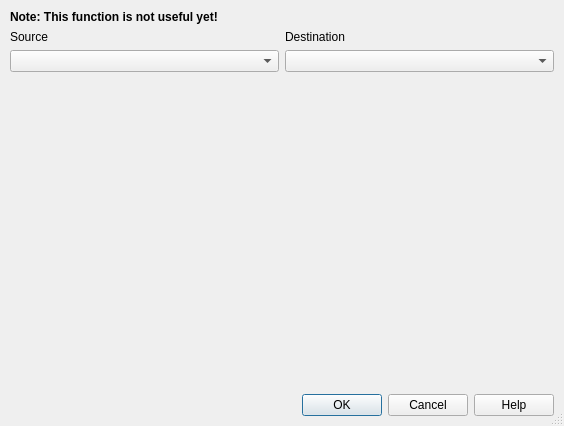
<?xml version="1.0" encoding="UTF-8"?>
<ui version="4.0">
 <class>QgsPasteTransformationsBase</class>
 <widget class="QDialog" name="QgsPasteTransformationsBase">
  <property name="geometry">
   <rect>
    <x>0</x>
    <y>0</y>
    <width>564</width>
    <height>426</height>
   </rect>
  </property>
  <property name="mouseTracking">
   <bool>true</bool>
  </property>
  <property name="windowTitle">
   <string>Paste Transformations</string>
  </property>
  <property name="sizeGripEnabled">
   <bool>true</bool>
  </property>
  <layout class="QVBoxLayout">
   <property name="spacing">
    <number>6</number>
   </property>
   <property name="leftMargin">
    <number>10</number>
   </property>
   <property name="topMargin">
    <number>10</number>
   </property>
   <property name="rightMargin">
    <number>10</number>
   </property>
   <property name="bottomMargin">
    <number>10</number>
   </property>
   <item>
    <widget class="QLabel" name="textLabel1_2">
     <property name="sizePolicy">
      <sizepolicy hsizetype="Minimum" vsizetype="Fixed">
       <horstretch>0</horstretch>
       <verstretch>0</verstretch>
      </sizepolicy>
     </property>
     <property name="text">
      <string>&lt;b&gt;Note: This function is not useful yet!&lt;/b&gt;</string>
     </property>
    </widget>
   </item>
   <item>
    <layout class="QGridLayout">
     <property name="leftMargin">
      <number>0</number>
     </property>
     <property name="topMargin">
      <number>0</number>
     </property>
     <property name="rightMargin">
      <number>0</number>
     </property>
     <property name="bottomMargin">
      <number>0</number>
     </property>
     <property name="spacing">
      <number>6</number>
     </property>
     <item row="0" column="1">
      <widget class="QLabel" name="textLabel3">
       <property name="sizePolicy">
        <sizepolicy hsizetype="Preferred" vsizetype="Fixed">
         <horstretch>0</horstretch>
         <verstretch>0</verstretch>
        </sizepolicy>
       </property>
       <property name="text">
        <string>Source</string>
       </property>
      </widget>
     </item>
     <item row="0" column="3">
      <widget class="QLabel" name="textLabel4">
       <property name="sizePolicy">
        <sizepolicy hsizetype="Preferred" vsizetype="Fixed">
         <horstretch>0</horstretch>
         <verstretch>0</verstretch>
        </sizepolicy>
       </property>
       <property name="text">
        <string>Destination</string>
       </property>
      </widget>
     </item>
     <item row="1" column="1">
      <widget class="QgsMapLayerComboBox" name="sourceLayerComboBox"/>
     </item>
     <item row="1" column="3">
      <widget class="QgsMapLayerComboBox" name="destinationLayerComboBox"/>
     </item>
    </layout>
   </item>
   <item>
    <spacer>
     <property name="orientation">
      <enum>Qt::Vertical</enum>
     </property>
     <property name="sizeType">
      <enum>QSizePolicy::Expanding</enum>
     </property>
     <property name="sizeHint" stdset="0">
      <size>
       <width>20</width>
       <height>251</height>
      </size>
     </property>
    </spacer>
   </item>
   <item>
    <widget class="QDialogButtonBox" name="buttonBox">
     <property name="standardButtons">
      <set>QDialogButtonBox::Cancel|QDialogButtonBox::Help|QDialogButtonBox::Ok</set>
     </property>
    </widget>
   </item>
  </layout>
 </widget>
 <layoutdefault spacing="6" margin="11"/>
 <customwidgets>
  <customwidget>
   <class>QgsMapLayerComboBox</class>
   <extends>QComboBox</extends>
   <header>qgsmaplayercombobox.h</header>
  </customwidget>
 </customwidgets>
 <tabstops>
  <tabstop>sourceLayerComboBox</tabstop>
  <tabstop>destinationLayerComboBox</tabstop>
 </tabstops>
 <resources/>
 <connections>
  <connection>
   <sender>buttonBox</sender>
   <signal>rejected()</signal>
   <receiver>QgsPasteTransformationsBase</receiver>
   <slot>reject()</slot>
   <hints>
    <hint type="sourcelabel">
     <x>421</x>
     <y>399</y>
    </hint>
    <hint type="destinationlabel">
     <x>422</x>
     <y>424</y>
    </hint>
   </hints>
  </connection>
  <connection>
   <sender>buttonBox</sender>
   <signal>accepted()</signal>
   <receiver>QgsPasteTransformationsBase</receiver>
   <slot>accept()</slot>
   <hints>
    <hint type="sourcelabel">
     <x>521</x>
     <y>404</y>
    </hint>
    <hint type="destinationlabel">
     <x>518</x>
     <y>423</y>
    </hint>
   </hints>
  </connection>
 </connections>
</ui>
